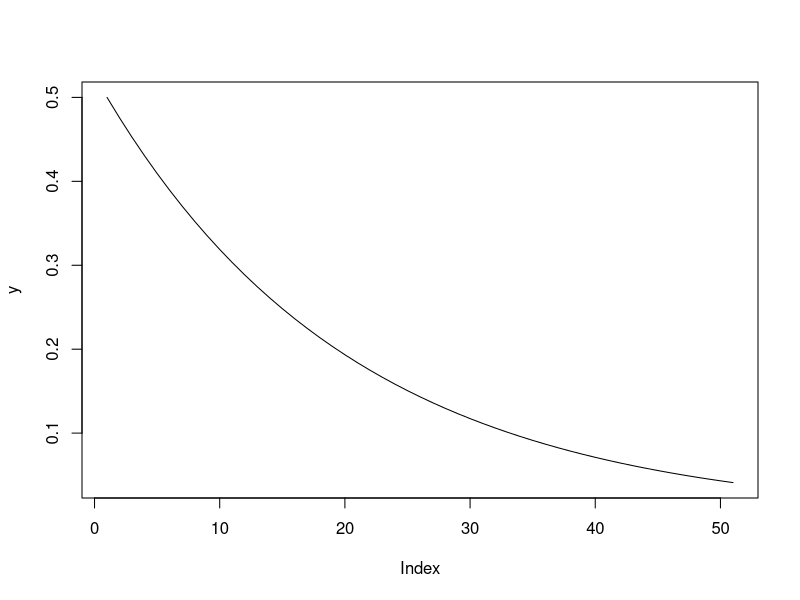
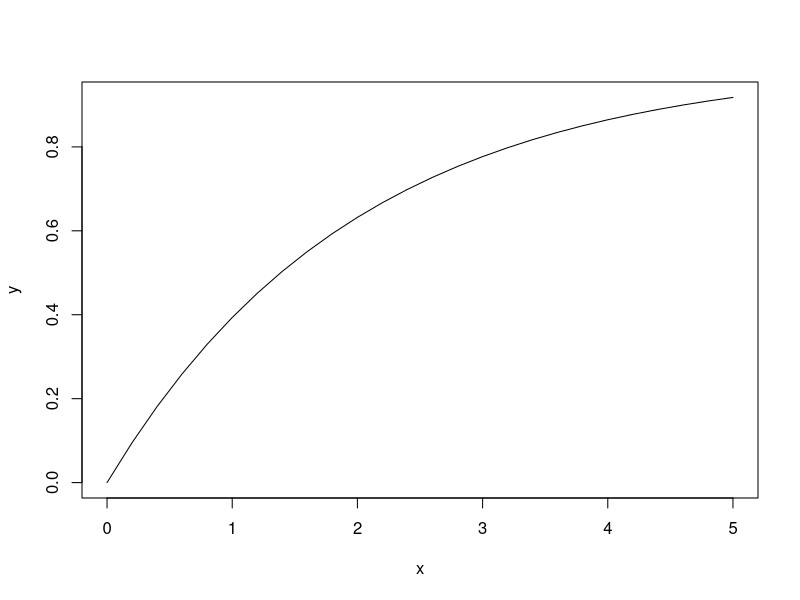
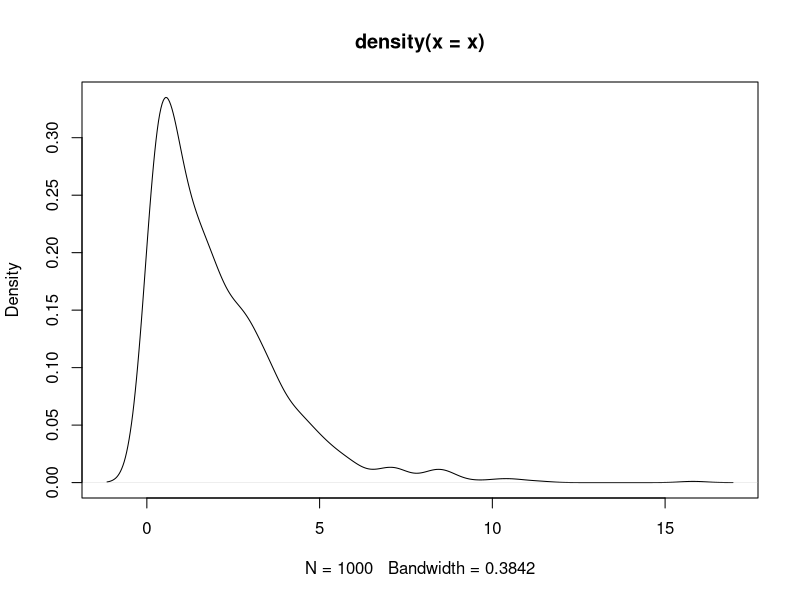

Write R code to recreate these figures, in order.
#-cdf-pbinom-punif(x,min,max,lower.tail=TRUE)
#pdf-dbinom--dunif 
#X>>x , tail

#q1
punif(45,0,60,lower.tail=FALSE)
punif(30,0,60)-punif(20,0,60)

#dexp(x,lemda)
#pgamma(x,alpha,beta)

#5
punif(45,0,60,lower.tail = FALSE)
punif(30,0,60)-punif(20,0,60)

#q2
#(a)
dexp(3,0.5)
#(b)
x<-seq(0,5,by=0.1)
y<-dexp(x,0.5)
plot(y,type='l')
#(c)
pexp(3,0.5)
#(d)
x<-seq(0,5,by=0.2)
y<- pexp(x,1/2)
plot(x,y,type='l')
#(e)
x<-rexp(1000,0.5)
plot(density(x))

#q3
dgamma(3,shape=2,scale =1/3)
pgamma(1,shape=2,scale=1/3,lower.tail = FALSE)
qgamma(0.70,shape=2,scale=1/3)


